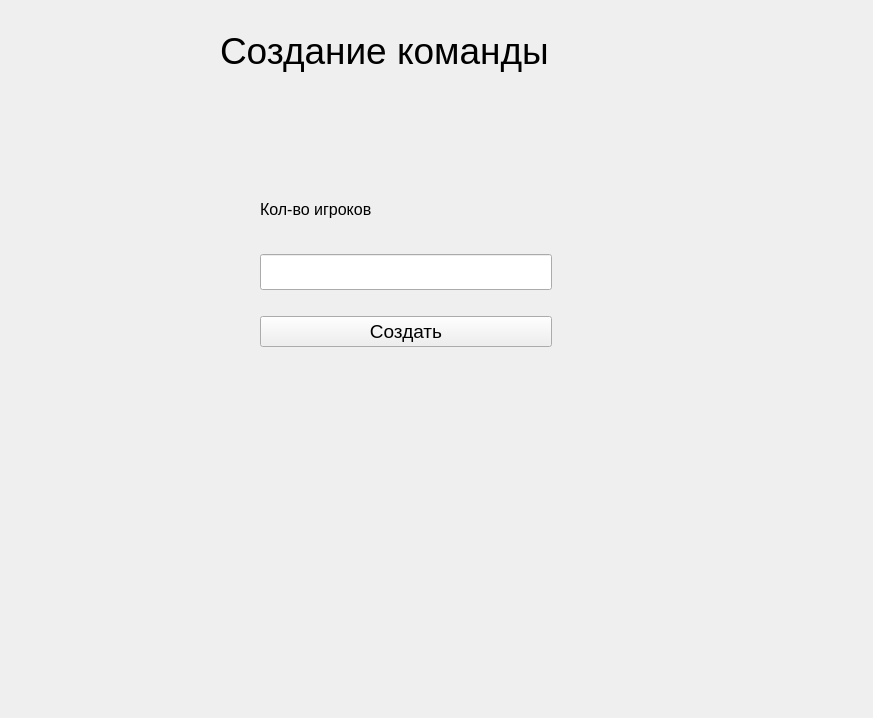
<?xml version="1.0" encoding="UTF-8"?>
<ui version="4.0">
 <class>Form</class>
 <widget class="QWidget" name="Form">
  <property name="geometry">
   <rect>
    <x>0</x>
    <y>0</y>
    <width>873</width>
    <height>718</height>
   </rect>
  </property>
  <property name="windowTitle">
   <string>Form</string>
  </property>
  <widget class="QLabel" name="label">
   <property name="geometry">
    <rect>
     <x>220</x>
     <y>10</y>
     <width>421</width>
     <height>81</height>
    </rect>
   </property>
   <property name="font">
    <font>
     <pointsize>28</pointsize>
    </font>
   </property>
   <property name="text">
    <string>Создание команды</string>
   </property>
  </widget>
  <widget class="QWidget" name="">
   <property name="geometry">
    <rect>
     <x>260</x>
     <y>190</y>
     <width>292</width>
     <height>157</height>
    </rect>
   </property>
   <layout class="QVBoxLayout" name="add_layout">
    <property name="spacing">
     <number>26</number>
    </property>
    <item>
     <widget class="QLabel" name="label_2">
      <property name="font">
       <font>
        <pointsize>12</pointsize>
       </font>
      </property>
      <property name="text">
       <string>Кол-во игроков</string>
      </property>
     </widget>
    </item>
    <item>
     <widget class="QLineEdit" name="lineEdit">
      <property name="font">
       <font>
        <pointsize>18</pointsize>
       </font>
      </property>
     </widget>
    </item>
    <item>
     <widget class="QPushButton" name="pushButton">
      <property name="font">
       <font>
        <pointsize>14</pointsize>
       </font>
      </property>
      <property name="text">
       <string>Создать</string>
      </property>
     </widget>
    </item>
   </layout>
  </widget>
 </widget>
 <resources/>
 <connections/>
</ui>
